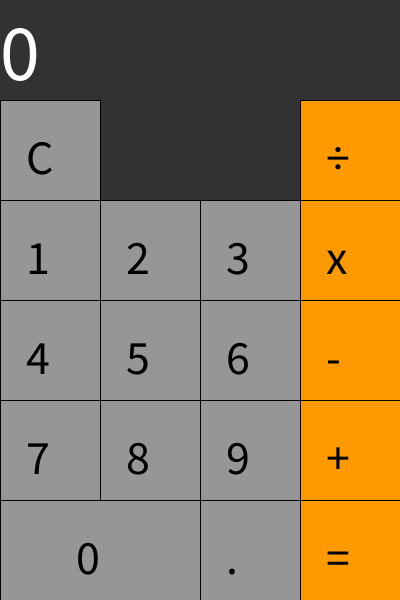
Frame 1 (no input)
Frame 60 (the mouse pressed at the canvas centre just before this capture): identical to frame 1, image omitted
Frame 120 (the mouse held since frame 60 and released just before this capture): identical to frame 1, image omitted

The Processing sketch that drew this single still picture (run headless with seeded random() and noise(); from frame 60 on, the mouse is pressed at the canvas centre):

// Processing sketch: Calculator
// ── Calculator.pde
Button[] numButtons = new Button [10];
Button equals, plus, minus, multiply, divide, point;
Button clear;

int wid, high, ypos=0, xpos = 0;
int textsize = 48;
float value1 = 0;
float value2 = 0;
float tempVal = 0;

color numCol = color(150, 150, 150), opCol = color(255, 153, 0);

String display = "0";

boolean opPlus, opMinus, opMultiply, opDivide, secVal;
void setup() {

  //fullScreen();
  size(400, 600);
  
  wid = width/4;
  high = height/6;

  for (int i = 0; i < numButtons.length; i++) {
    if (i != 0) {

      numButtons[i] = new Button(xpos, ypos+high*2, wid, high, numCol);
      xpos += wid;

      if ((i) % 3 == 0) {
        ypos += high;
        xpos = 0;
      }
    } else {
      numButtons[i] = new Button(0, height-high, wid*2, high, numCol);
    }
  }

  point = new Button(wid*2, height-high, wid, high, numCol);
  equals = new Button(wid*3, height-high, wid, high, opCol);
  plus = new Button(wid*3, height-high*2, wid, high, opCol);
  minus = new Button(wid*3, height-high*3, wid, high, opCol);
  multiply = new Button(wid*3, height-high*4, wid, high, opCol);
  divide = new Button(wid*3, height-high*5, wid, high, opCol);
  clear = new Button(0, height-high*5, wid, high);
}

void draw() {
  background(50);

  textSize(textsize);
  
  for (int i = 0; i < numButtons.length; i++) {
    numButtons[i].show();
    fill(0);
    text(i, (numButtons[i].xPos+numButtons[i].x/2)-textsize/2, numButtons[i].yPos+numButtons[i].y/2+textsize/2);
    if (numButtons[i].released()) {
      if (!secVal) {
        value1 *= 10;
        value1 += i;
        display = str(int(value1));
      } else {
        value2 *= 10;
        value2 += i;
        display = str(int(value2));
      }
    }
  }
  point.show();
  fill(0);
  text(".", (point.xPos+point.x/2)-textsize/2, point.yPos+point.y/2+textsize/2);
  if (point.released()) {
    if (!secVal) {
      //value1 += ".";
      println(value1);
    } else {
      //value2 += ".";
      println(value2);
    }
  }
  equals.show();
  fill(0);
  text("=", (equals.xPos+point.x/2)-textsize/2, equals.yPos+point.y/2+textsize/2);
  if (equals.released()) {
    display = str(int(calculate(value1, value2)));
    tempVal = value1;
    value1 = calculate(value1, value2);
    value2 = tempVal;
  }
  plus.show();
  fill(0);
  text("+", (plus.xPos+point.x/2)-textsize/2, plus.yPos+point.y/2+textsize/2);
  if (plus.released()) {
    display = "+";
    secVal = true;
    opPlus = true;
    opMinus = false;
    opMultiply = false;
    opDivide = false;
  }
  minus.show();
  fill(0);
  text("-", (minus.xPos+point.x/2)-textsize/2, minus.yPos+point.y/2+textsize/2);
  if (minus.released()) {
    display = "-";
    secVal = true;
    opPlus = false;
    opMinus = true;
    opMultiply = false;
    opDivide = false;
  }
  multiply.show();
  fill(0);
  text("x", (multiply.xPos+point.x/2)-textsize/2, multiply.yPos+point.y/2+textsize/2);
  if (multiply.released()) {
    display = "x";
    secVal = true;
    opPlus = false;
    opMinus = false;
    opMultiply = true;
    opDivide = false;
  }
  divide.show();
  fill(0);
  text("÷", (divide.xPos+point.x/2)-textsize/2, divide.yPos+point.y/2+textsize/2);
  if (divide.released()) {
    display = "÷";
    secVal = true;
    opPlus = false;
    opMinus = false;
    opMultiply = false;
    opDivide = true;
  }
  clear.show();
  fill(0);
  text("C", (clear.xPos+point.x/2)-textsize/2, clear.yPos+point.y/2+textsize/2);
  if (clear.released()) {
    Clear();
  }
  fill(255);
  textSize(80);
  text(display,0,high-20);
}

void Clear() {
  value1 = 0;
  value2 = 0;
  display = "0";
  secVal = false;
  opPlus = false;
  opMinus = false;
  opMultiply = false;
  opDivide = false;
}

float calculate(float v1, float v2) {
  secVal = false;
  if (opPlus) {
    return v1+v2;
  } else if (opMinus) {
    return v1-v2;
  } else if (opMultiply) {
    return v1*v2;
  } else if (opDivide) {
    return v1/v2;
  } else {
    return v1;
  }  
}
// ── Button.pde
class Button{
  
  int xPos; int yPos; 
  int x; int y;
  
  int red; int green; int blue;
  int Pred; int Pgreen; int Pblue;
  
  boolean mouseDown = false;
  
  Button(int TxPos,int TyPos, int Tx, int Ty){
    xPos = TxPos;
    yPos = TyPos;
    x = Tx;
    y = Ty;
    Pred = 150;
    Pgreen = 150;
    Pblue = 150;
  }
  
  Button(int TxPos,int TyPos, int Tx, int Ty, color c){
    xPos = TxPos;
    yPos = TyPos;
    x = Tx;
    y = Ty;
    Pred = int(red(c));
    Pgreen = int(green(c));
    Pblue = int(blue(c));
  }
  
  void show(){
    if (mouseOver()){
      red = Pred + 50;
      green = Pgreen + 50;
      blue = Pblue + 50;
    }
    else {
      red = Pred;
      green = Pgreen;
      blue = Pblue;
    }
    
    fill (red, green, blue);
    rect(xPos, yPos, x, y);
    
  }
  
  void pressed(){
    if (mousePressed && !mouseDown
    && mouseX > xPos && mouseX < x + xPos
    && mouseY > yPos && mouseY < y + yPos){
      mouseDown = true;
    }
  }
  
  boolean released(){
    pressed();   
    if (!mousePressed && mouseDown
    && mouseX > xPos && mouseX < x + xPos
    && mouseY > yPos && mouseY < y + yPos){
      mouseDown = false;
      return true;
    }else{      
      return false;      
    }
  }
  
   boolean mouseOver(){
    if(mouseX > xPos && mouseX < x + xPos 
    && mouseY > yPos && mouseY < y + yPos){
      return true;
    }else{
      return false;
    }
  }
}
